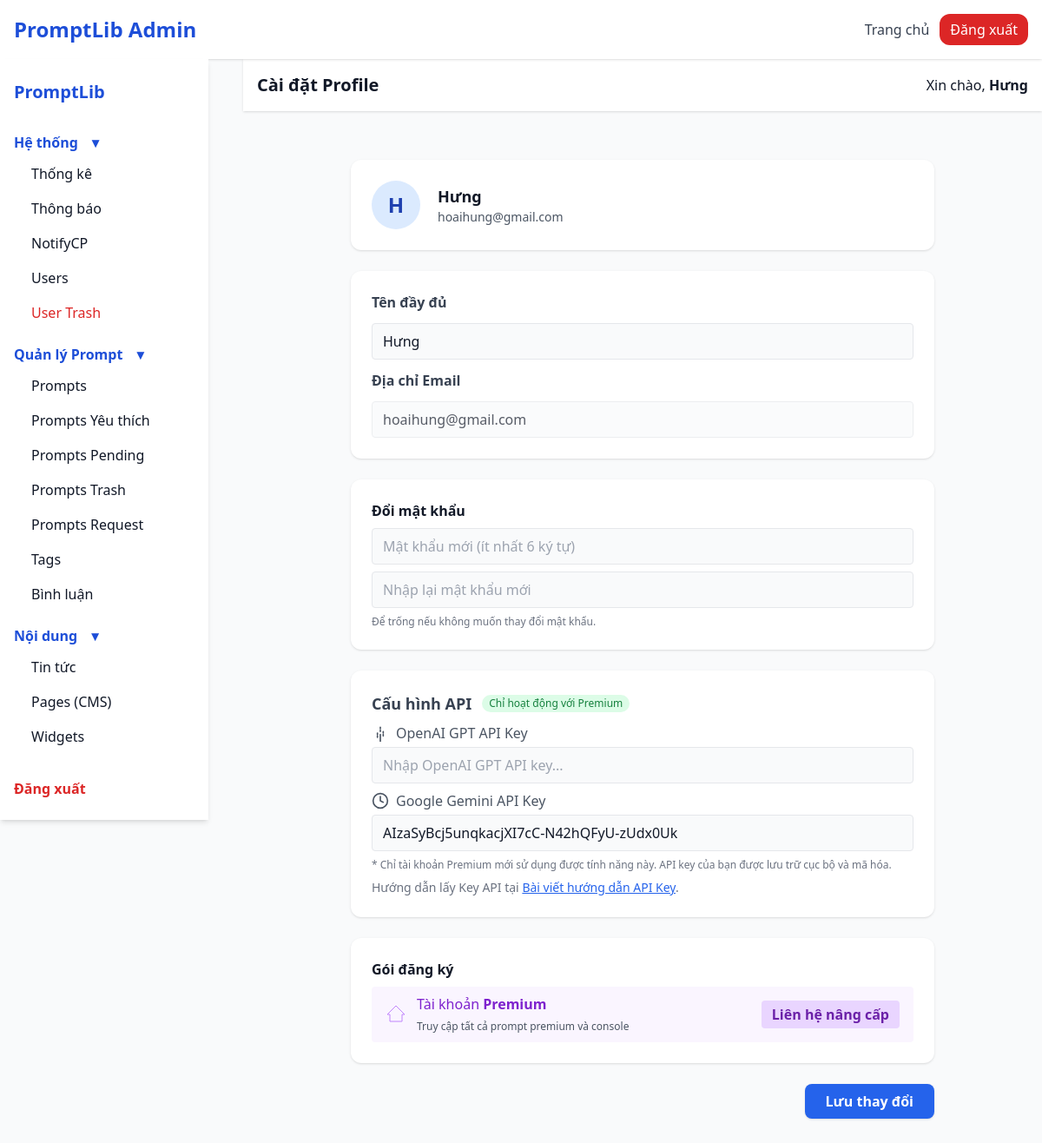
Screenshot of /admin/profiles.php (signed in) with the database file from the repository.
### tables this page shows
CREATE TABLE `users` (
  `id` int(11) NOT NULL,
  `email` varchar(100) DEFAULT NULL,
  `password` varchar(255) DEFAULT NULL,
  `name` varchar(100) DEFAULT NULL,
  `role` enum('root','admin','premium','user') DEFAULT 'user',
  `premium_expire` datetime DEFAULT NULL,
  `is_active` tinyint(1) DEFAULT 1,
  `created_at` datetime DEFAULT NULL,
  `last_login` datetime DEFAULT NULL,
  `is_deleted` tinyint(1) DEFAULT 0,
  `deleted_at` datetime DEFAULT NULL,
  `api_gpt_key` varchar(255) DEFAULT NULL,
  `api_gemini_key` varchar(255) DEFAULT NULL
);

### admin/profiles.php (the view, shortened to what this page needs)
<?php
require_once '../includes/loader.php';
$user_id = $_SESSION['user_id'];
include 'layout.php';
$user = $pdo->prepare("SELECT * FROM users WHERE id=? LIMIT 1");
$user->execute([$user_id]);
$user = $user->fetch();
$user_name = $user['name'];
$user_email = $user['email'];
$user_role = $user['role'];
$api_gpt_key = $user['api_gpt_key'];
$api_gemini_key = $user['api_gemini_key'];
$user_initial = strtoupper(substr($user_name,0,1));
?>
<form id="profile-form" class="max-w-2xl mx-auto mt-8 space-y-6">
  <div class="bg-white shadow rounded-xl p-6 flex items-center gap-5">
    <div class="flex-shrink-0">
      <div class="bg-blue-100 text-blue-800 rounded-full w-14 h-14 flex items-center justify-center text-2xl font-bold">
        <?= htmlspecialchars($user_initial ?? 'A') ?>
      </div>
    </div>
    <div>
      <div class="font-bold text-lg"><?= htmlspecialchars($user_name ?? 'Tên User') ?></div>
      <div class="text-gray-600 text-sm"><?= htmlspecialchars($user_email ?? 'email@domain.com') ?></div>
    </div>
  </div>
  <div class="bg-white shadow rounded-xl p-6 space-y-3">
    <div class="font-semibold text-gray-700">Tên đầy đủ</div>
    <input type="text" name="name" value="<?= htmlspecialchars($user_name) ?>" class="w-full border rounded px-3 py-2 bg-gray-50" />
    <div class="font-semibold text-gray-700">Địa chỉ Email</div>
    <input type="email" value="<?= htmlspecialchars($user_email) ?>" readonly class="w-full border rounded px-3 py-2 bg-gray-50 opacity-70" />
  </div>
  <div class="bg-white shadow rounded-xl p-6">
    <div class="font-semibold mb-2">Đổi mật khẩu</div>
    <input type="password" name="new_password" placeholder="Mật khẩu mới (ít nhất 6 ký tự)" class="w-full border rounded px-3 py-2 mb-2 bg-gray-50" />
    <input type="password" name="confirm_password" placeholder="Nhập lại mật khẩu mới" class="w-full border rounded px-3 py-2 bg-gray-50" />
    <div class="text-xs text-gray-500 mt-2">Để trống nếu không muốn thay đổi mật khẩu.</div>
  </div>
  <div class="bg-white shadow rounded-xl p-6">
    <div class="flex items-center gap-3 mb-2">
      <span class="font-semibold text-gray-700 text-lg">Cấu hình API</span>
      <span class="bg-green-100 text-green-700 px-2 py-0.5 rounded-full text-xs">Chỉ hoạt động với Premium</span>
    </div>
    <div class="mb-2">
      <div class="font-medium text-gray-600 flex items-center gap-2">
        <svg class="w-5 h-5 inline-block" fill="none" stroke="currentColor" viewBox="0 0 24 24"><path d="M12 20v-6M12 4v2m0 2v2m4 0v2m-8 0v2m8 0v2m-8 0v2m4 0v6" stroke-width="2" stroke-linecap="round" stroke-linejoin="round"/></svg>
        OpenAI GPT API Key
      </div>
      <input type="text" name="api_gpt_key" value="<?= htmlspecialchars($api_gpt_key ?? '') ?>" placeholder="Nhập OpenAI GPT API key..." class="mt-1 w-full border rounded px-3 py-2 bg-gray-50" <?= (($user_role !== 'premium') && ($user_role !== 'admin') && ($user_role !== 'root') ? 'readonly disabled' : '') ?> />
    </div>
    <div>
      <div class="font-medium text-gray-600 flex items-center gap-2">
        <svg class="w-5 h-5 inline-block" fill="none" stroke="currentColor" viewBox="0 0 24 24"><circle cx="12" cy="12" r="10" stroke="currentColor" stroke-width="2"/><path d="M12 6v6l4 2" stroke="currentColor" stroke-width="2" stroke-linecap="round" stroke-linejoin="round"/></svg>
        Google Gemini API Key
      </div>
      <input type="text" name="api_gemini_key" value="<?= htmlspecialchars($api_gemini_key ?? '') ?>" placeholder="Nhập Google Gemini API key..." class="mt-1 w-full border rounded px-3 py-2 bg-gray-50" <?= (($user_role !== 'premium') && ($user_role !== 'admin') && ($user_role !== 'root') ? 'readonly disabled' : '') ?> />
    </div>
    <div class="text-xs text-gray-500 mt-2">
      * Chỉ tài khoản Premium mới sử dụng được tính năng này. API key của bạn được lưu trữ cục bộ và mã hóa.
    </div>
    <div class="text-sm text-gray-500 mt-2">Hướng dẫn lấy Key API tại <a href="https://www.facebook.com/groups/aiartvietnam/permalink/589952677144812" class="underline text-blue-600" target="_blank">Bài viết hướng dẫn API Key</a>.</div>
  </div>
  <div class="bg-white shadow rounded-xl p-6">
    <div class="font-semibold mb-2">Gói đăng ký</div>
    <?php if ($user_role === 'premium'): ?>
      <div class="bg-purple-50 text-purple-700 px-4 py-2 rounded flex items-center gap-3">
        <svg class="w-6 h-6 text-purple-400" fill="none" stroke="currentColor" viewBox="0 0 24 24"><path d="M12 2L2 12h3v8h14v-8h3z" /></svg>
        Tài khoản Premium - Đã kích hoạt
      </div>
    <?php else: ?>
      <div class="bg-purple-50 text-purple-700 px-4 py-2 rounded flex items-center gap-3">
        <svg class="w-6 h-6 text-purple-400" fill="none" stroke="currentColor" viewBox="0 0 24 24"><path d="M12 2L2 12h3v8h14v-8h3z" /></svg>
        <div>
          Tài khoản <b>Premium</b><br>
          <span class="text-xs text-gray-600">Truy cập tất cả prompt premium và console</span>
        </div>
        <a onclick="showPremiumInfo()" href="#" class="ml-auto bg-purple-200 hover:bg-purple-300 text-purple-800 px-3 py-1 rounded font-semibold">Liên hệ nâng cấp</a>
      </div>
    <?php endif; ?>
  </div>
  <div class="text-right mt-8">
    <button type="submit" class="bg-blue-600 hover:bg-blue-700 text-white px-6 py-2 rounded-lg shadow font-bold">Lưu thay đổi</button>
  </div>
</form>
<?php include 'layout_end.php'; ?>

### rows the page displays
users: name "H", name "Hưng", email "hoaihung@gmail.com", api_gemini_key "AIzaSyBcj5unqkacjXI7cC-N42hQFyU-zUdx0Uk"

### other values shown
$group "Hệ thống"
$item['label'] "Thống kê"
$item['label'] "Thông báo"
$item['label'] "NotifyCP"
$item['label'] "Users"
$item['label'] "User Trash"
$group "Quản lý Prompt"
$item['label'] "Prompts"
$item['label'] "Prompts Yêu thích"
$item['label'] "Prompts Pending"
$item['label'] "Prompts Trash"
$item['label'] "Prompts Request"
$item['label'] "Tags"
$item['label'] "Bình luận"
$group "Nội dung"
